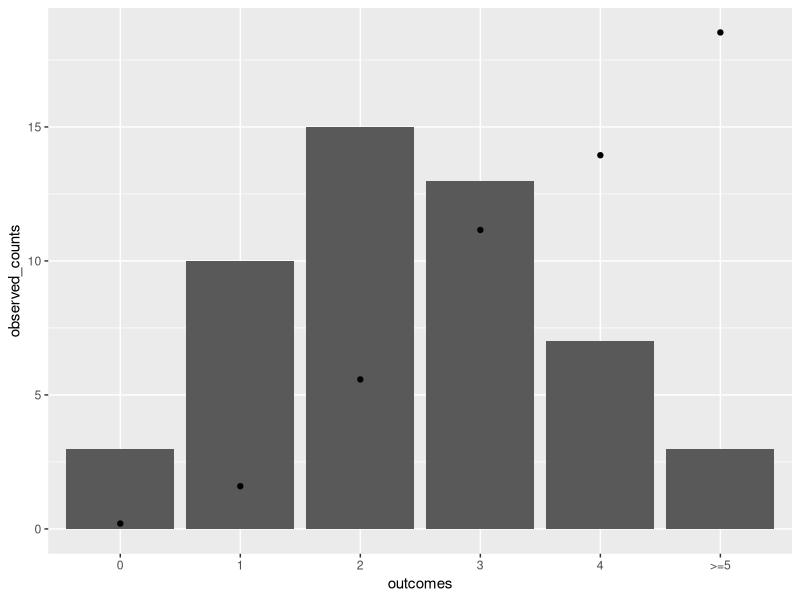

Generate this figure with R:
library(tidyverse)

# Chi-square test for goodness of fit
# By theorem, under the null hypothesis X^2 is close to G, and both are approximately chi-square.
# H0 data is from binom(8,0.5). HA data is not from binom(8,0.5).

df <- tibble(
  outcomes = ordered(c(0,1,2,3,4,">=5"), levels=c(0,1,2,3,4,">=5")),
  observed_counts = c(3,10,15,13,7,3),
  null_probabilities = c(dbinom(c(0,1,2,3,4), size=8, prob=0.5),
                         pbinom(4, size=8, prob=0.5, lower.tail=FALSE)),
  expected_counts = null_probabilities * sum(observed_counts)
)

df %>% ggplot(aes(x=outcomes)) + 
  geom_col(aes(y=observed_counts)) +
  geom_point(aes(y=expected_counts))
